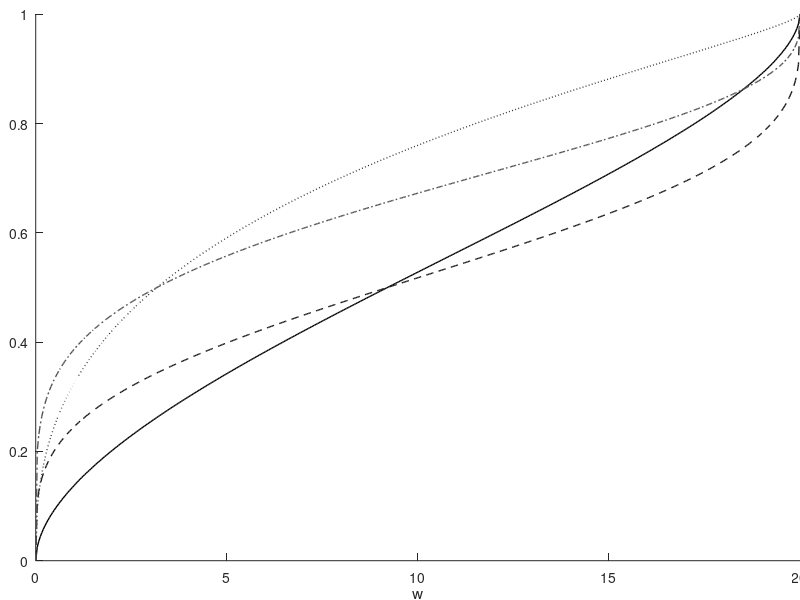

MATLAB code to generate this figure: (Note: this script raises an error after producing the figure.)
cd('C:\Git\pvalue_weighting_matlab\Examples\Example09 - Optimization Plots');
addpath '../../Code'
addpath '../../Code/Helper Code'
%% plot summand in objective function
eta_a = [-0.1 -1];
sigma_a = [1 2];
q = 1/20;

a = {'-','--',':','-.'};
figure, hold on

col = colormap(gray(10)); %old version: col = colormap(gray(5));
%col = colormap(jet);

for i=1:length(eta_a)
  for j=1:length(sigma_a)
    eta = eta_a(i);
    sigma  = sigma_a(j);
    gamma = sqrt(1+sigma^2);   
    generic_term = @(w) normcdf( (norminv(q*w)-eta)/gamma);
    h = ezplot(generic_term,[0,1/q]);
    ylim([0,1]);
    set(h,'LineWidth',1);  %# Sets the line width to 1
    %set(h,'LineWidth',2); for talk
    c = a(2*(i-1)+j);
    set(h,'LineStyle',c{1}); 
    set(h,'color',col(2*(i-1)+j,:));
  end
end
%h_legend = legend('\eta=-0.1,\sigma=1', '\eta=-0.1,\sigma=2', '\eta=-1,\sigma=1', '\eta=-1,\sigma=2', ...
  %'location', 'southeast');
%set(h_legend,'FontSize',7);
title([]);
set(gca,'LooseInset',get(gca,'TightInset'))

%% plot
saveTightFigure(gcf,'objective_function.pdf')

%% plot
saveTightFigure(gcf,'objective_function_talk.pdf')


%% grayscale
saveTightFigure(gcf,'objective_function_grayscale.pdf')


%% Not used: 
%%
addpath '../External Helper Code'
%plot generic term - as a function of c
eta = -1;
sigma = 1;
gamma = sqrt(1+sigma^2);
lambda = 1.2;
generic_term = @(c) normcdf( (c-eta)/gamma) - lambda*normcdf(c);

h = ezplot(generic_term,[-10,10]);
set(h,'LineWidth',2);  %# Sets the line width to 2

%%
filename = sprintf( './generic_term.png');
saveas(gcf, filename,'png');
fprintf(['Saved Results to ' filename '\n']);